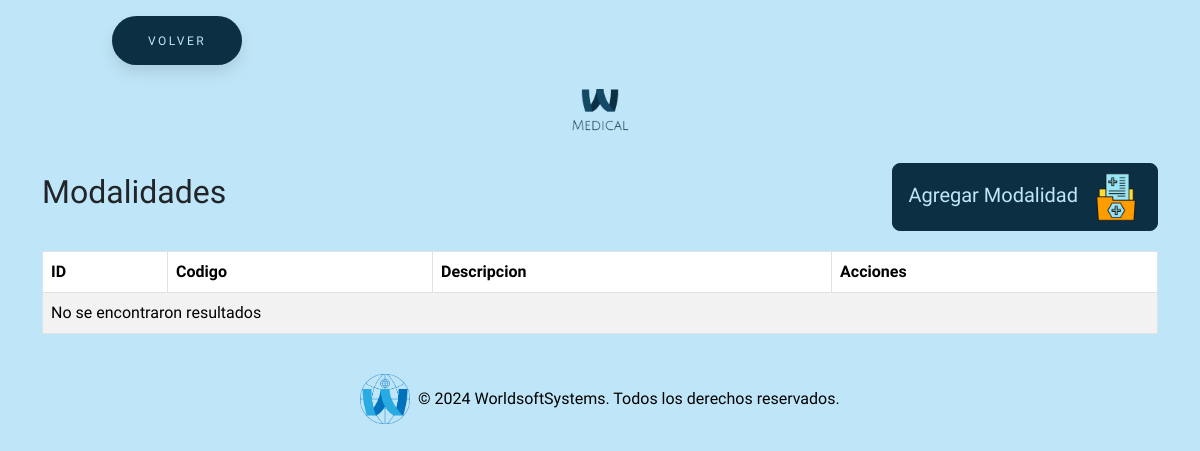
/todosAjustes/modalidad/modalidad.php (signed in), run on an earlier commit of the app's database.
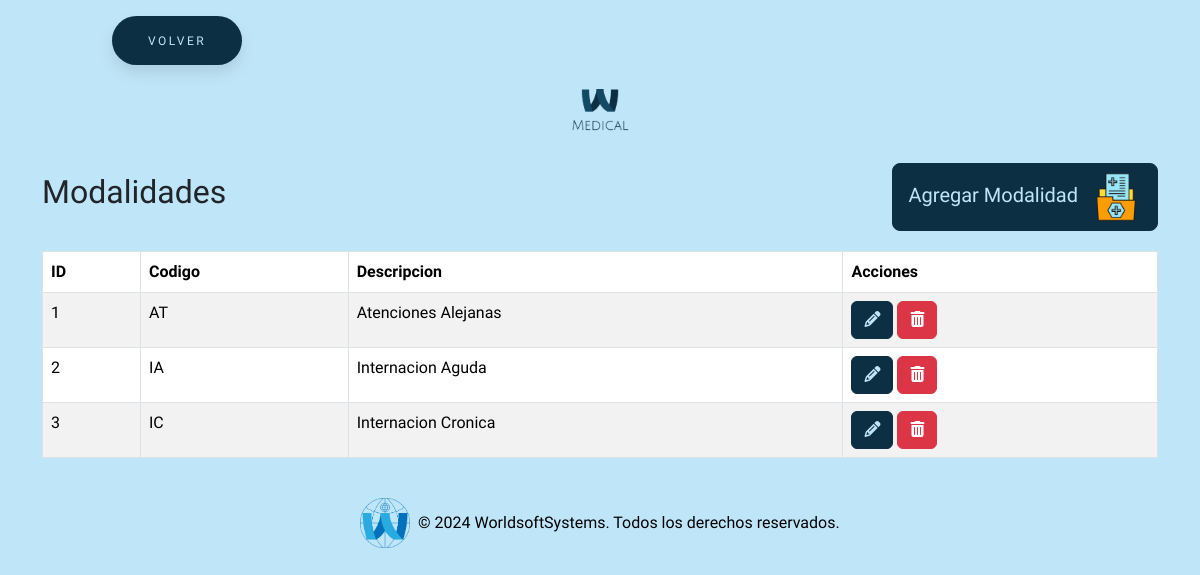
And on a later commit of the database.
### tables this page shows
CREATE TABLE `modalidad` (
  `id` int(11) NOT NULL,
  `codigo` varchar(255) NOT NULL,
  `descripcion` varchar(255) NOT NULL
);

### todosAjustes/modalidad/modalidad.php (the view, shortened to what this page needs)
<?php
require_once "../../conexion.php";
$sql = "SELECT * FROM modalidad";
$result = $conn->query($sql);
?>
<!DOCTYPE html>
<html lang="en">
<head>
    <link href="https://cdn.jsdelivr.net/npm/bootstrap@5.3.3/dist/css/bootstrap.min.css" rel="stylesheet"
>
    <link rel="stylesheet" href="https://cdnjs.cloudflare.com/ajax/libs/font-awesome/6.5.2/css/all.min.css"
 />
    <link rel="stylesheet" href="../../estilos/styleBotones.css">
    <link rel="stylesheet" href="../../estilos/styleGeneral.css">
</head>
<body>
    <button class="button" style="vertical-align:middle; margin-left:7rem"
        onclick="window.location.href = '../../seccionAjustes/ajustes.php';">
        <span>VOLVER</span>
    </button>
    <div class="text-center my-4">
        <img src="../../img/logo.png" alt="Logo MEDICAL" class="img-fluid" style="max-width: 120px;">
    </div>
    <div class="container">
        <div class="title-container">
            <h2>Modalidades</h2>
            <button type="button" class="btn btn-custom btn-lg" data-bs-toggle="modal"
                data-bs-target="#agregarModalidadModal">
                Agregar Modalidad <img src="../../img/modalidad.png" alt="Icono agregar modalidad"
                    style="width: 50px; height: 50px; margin-left: 8px;">
            </button>
        </div>
        <table class="table table-striped table-bordered">
            <thead class="thead-dark">
                <tr>
                    <th>ID</th>
                    <th>Codigo</th>
                    <th>Descripcion</th>
                    <th>Acciones</th>
                </tr>
            </thead>
            <tbody>
                <?php if ($result->num_rows > 0): ?>
                    <?php while ($row = $result->fetch_assoc()): ?>
                        <tr>
                            <td><?= $row["id"] ?></td>
                            <td><?= $row["codigo"] ?></td>
                            <td><?= $row["descripcion"] ?></td>
                            <td>
                                <button class="btn btn-custom-editar" onclick='editarModalidad(<?= json_encode($row) ?>)'><i
                                        class="fas fa-pencil-alt"></i></button>
                                <a href="?eliminar=<?= $row['id'] ?>" class="btn btn-danger"
                                    onclick="return confirm('¿Estás seguro de que deseas eliminar esta Modalidad?');"><i
                                        class="fas fa-trash-alt"></i></a>
                            </td>
                        </tr>
                    <?php endwhile; ?>
                <?php else: ?>
                    <tr>
                        <td colspan="4">No se encontraron resultados</td>
                    </tr>
                <?php endif; ?>
            </tbody>
        </table>
    </div>
    <footer class="bg-dark text-white text-center py-4 mt-auto">
        <div class="container">
            <div class="row justify-content-center">
                <div class="col-md-12 footer-logo-text">
                    <img src="../../img/logoWSS.png" alt="Logo" class="img-fluid" style="max-height: 50px;">
                    <p class="mb-0">&copy; 2024 WorldsoftSystems. Todos los derechos reservados.</p>
                </div>
            </div>
        </div>
    </footer>
</body>
</html>

What changed in the data, as far as the page shows it:
added modalidad: id "1", codigo "AT", descripcion "Atenciones Alejanas"
added modalidad: id "2", codigo "IA", descripcion "Internacion Aguda"
added modalidad: id "3", codigo "IC", descripcion "Internacion Cronica"
Also different on the page:
text no longer shown: "No se encontraron resultados"
